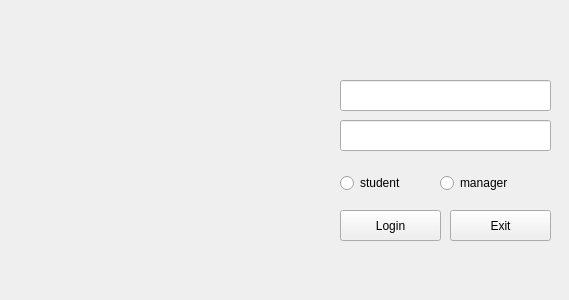
<?xml version="1.0" encoding="UTF-8"?>
<ui version="4.0">
 <class>MainWindow</class>
 <widget class="QMainWindow" name="MainWindow">
  <property name="geometry">
   <rect>
    <x>0</x>
    <y>0</y>
    <width>569</width>
    <height>300</height>
   </rect>
  </property>
  <property name="windowTitle">
   <string>成绩管理系统 --姓名：宁向东 学号：1106034215</string>
  </property>
  <widget class="QWidget" name="centralWidget">
   <widget class="QLineEdit" name="lineEdit">
    <property name="geometry">
     <rect>
      <x>340</x>
      <y>80</y>
      <width>211</width>
      <height>31</height>
     </rect>
    </property>
   </widget>
   <widget class="QLineEdit" name="lineEdit_2">
    <property name="geometry">
     <rect>
      <x>340</x>
      <y>120</y>
      <width>211</width>
      <height>31</height>
     </rect>
    </property>
   </widget>
   <widget class="QPushButton" name="Login_OK">
    <property name="geometry">
     <rect>
      <x>340</x>
      <y>210</y>
      <width>101</width>
      <height>31</height>
     </rect>
    </property>
    <property name="text">
     <string>Login</string>
    </property>
   </widget>
   <widget class="QPushButton" name="Login_CANCEL">
    <property name="geometry">
     <rect>
      <x>450</x>
      <y>210</y>
      <width>101</width>
      <height>31</height>
     </rect>
    </property>
    <property name="text">
     <string>Exit</string>
    </property>
   </widget>
   <widget class="QRadioButton" name="radioBtn_student">
    <property name="geometry">
     <rect>
      <x>340</x>
      <y>170</y>
      <width>81</width>
      <height>26</height>
     </rect>
    </property>
    <property name="text">
     <string>student</string>
    </property>
   </widget>
   <widget class="QRadioButton" name="radioBtn_manager">
    <property name="geometry">
     <rect>
      <x>440</x>
      <y>170</y>
      <width>112</width>
      <height>26</height>
     </rect>
    </property>
    <property name="text">
     <string>manager</string>
    </property>
   </widget>
  </widget>
 </widget>
 <layoutdefault spacing="6" margin="11"/>
 <resources/>
 <connections/>
</ui>
